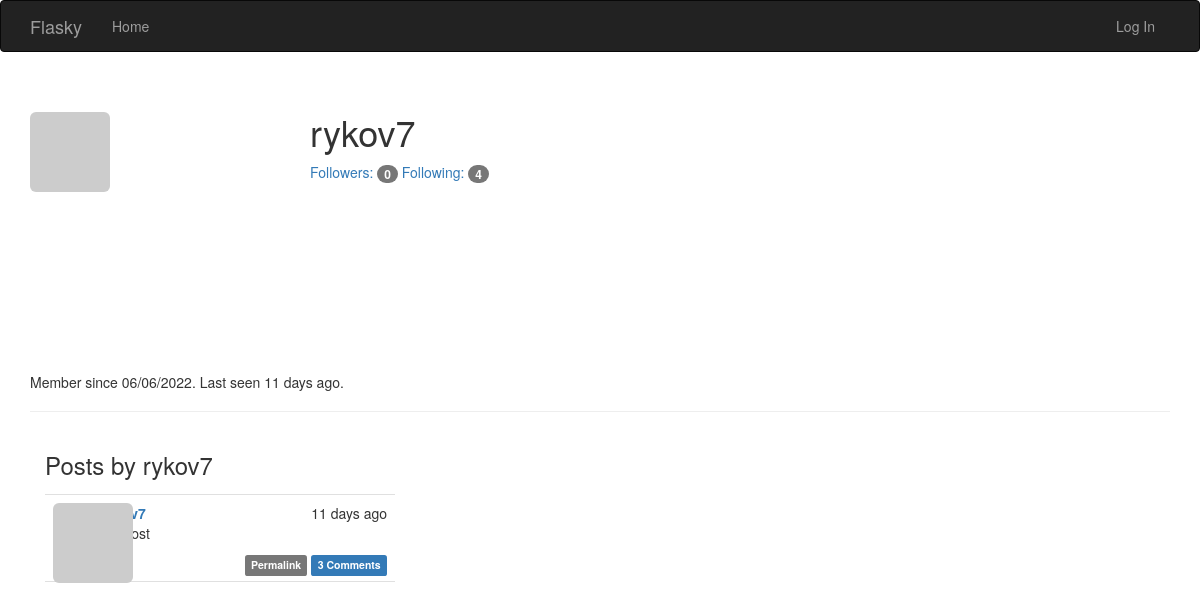
The app's page /user/rykov7, older data.
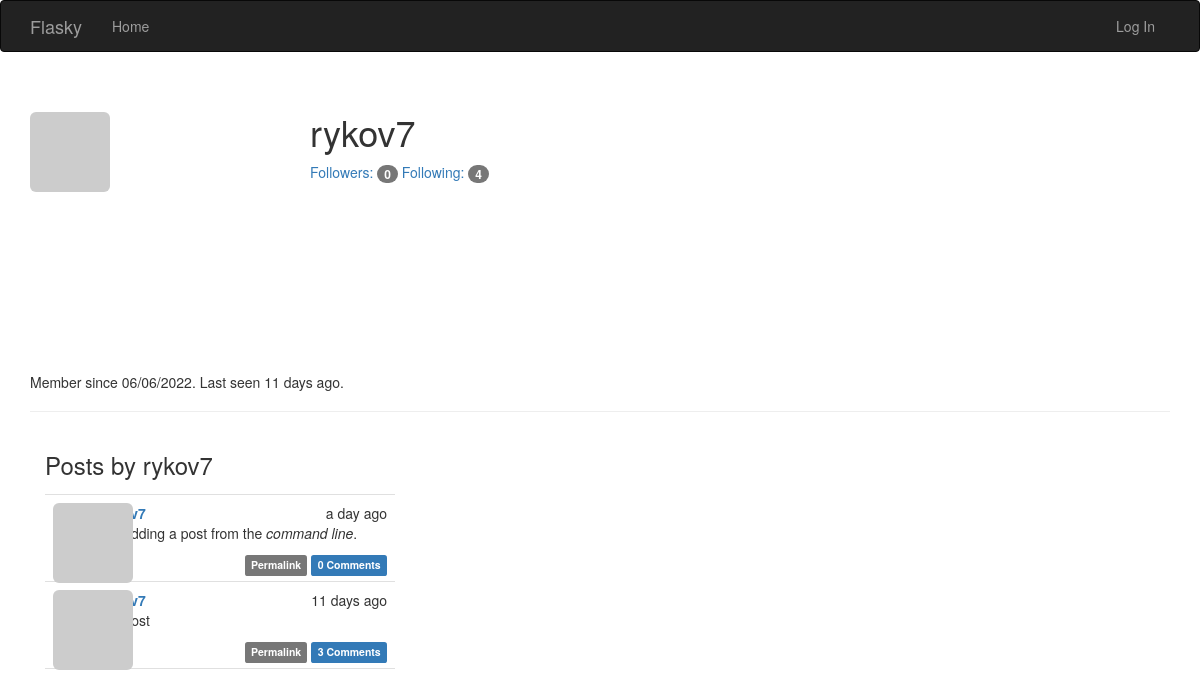
The same page, newer data.
### app/models.py (models this page shows, shortened)
class User(UserMixin, db.Model):
    __tablename__ = 'users'
    id = db.Column(db.Integer, primary_key=True)
    email = db.Column(db.String(64), unique=True, index=True)
    username = db.Column(db.String(64), unique=True, index=True)
    password_hash = db.Column(db.String(128))
    role_id = db.Column(db.Integer, db.ForeignKey('roles.id'))
    confirmed = db.Column(db.Boolean, default=False)
    name = db.Column(db.String(64))
    location = db.Column(db.String(64))
    about_me = db.Column(db.Text())
    member_since = db.Column(db.DateTime(), default=datetime.utcnow)
    last_seen = db.Column(db.DateTime(), default=datetime.utcnow)
    avatar_hash = db.Column(db.String(32))
    posts = db.relationship('Post', backref='author', lazy='dynamic')
    comments = db.relationship('Comment', backref='author', lazy='dynamic')
    followed = db.relationship('Follow',
                               foreign_keys=[Follow.follower_id],
                               backref=db.backref('follower', lazy='joined'),
                               lazy='dynamic',
                               cascade='all, delete-orphan')
    followers = db.relationship('Follow',
                                foreign_keys=[Follow.followed_id],
                                backref=db.backref('followed', lazy='joined'),
                                lazy='dynamic',
                                cascade='all, delete-orphan')
    @property
    def password(self):
        raise AttributeError('password is not a readable attribute')
    def gravatar(self, size=100, default='identicon', rating='g'):
        if request.is_secure:
            url = 'https://secure.gravatar.com/avatar'
        else:
            url = 'http://secure.gravatar.com/avatar'
        hash = hashlib.md5(self.email.lower().encode('utf-8')).hexdigest()
        return f'{url}/{hash}?s={size}&d={default}&r={rating}'

class Post(db.Model):
    __tablename__ = 'posts'
    id = db.Column(db.Integer, primary_key=True)
    body = db.Column(db.Text)
    body_html = db.Column(db.Text)
    timestamp = db.Column(db.DateTime, index=True, default=datetime.utcnow)
    author_id = db.Column(db.Integer, db.ForeignKey('users.id'))
    comments = db.relationship('Comment', backref='post', lazy='dynamic')

### app/main/views.py (the view)
@main.route('/user/<username>')
def user(username):
    user = User.query.filter_by(username=username).first_or_404()
    posts = user.posts.order_by(Post.timestamp.desc()).all()
    return render_template('user.html', user=user, posts=posts)

### app/auth/views.py (called while the page is built)
@auth.before_app_request
def before_request():
    if current_user.is_authenticated:
        current_user.ping()
        if not current_user.confirmed \
                and request.blueprint != 'auth' \
                and request.endpoint != 'static':
            return redirect(url_for('auth.unconfirmed'))

### app/main/__init__.py (called while the page is built)
@main.app_context_processor
def inject_permissions():
    return dict(Permission=Permission)

### app/models.py (called while the page is built)
    def can(self, permissions):
        return False

    def is_administrator(self):
        return False

### app/templates/user.html (shortened to what this page needs)
{% extends "base.html" %}
{% import "bootstrap/wtf.html" as wtf %}
{% block page_content %}
    <div class="page-header">
        <img class="img-rounded profile-thumbnail" src="{{ user.gravatar(size=256) }}">
        <div class="profile-header">
            <h1>{{ user.username }}</h1>
        <a href="{{ url_for('.followers', username=user.username) }}">
            Followers: <span class="badge">{{ user.followers.count() - 1 }}</span></a>
        <a href="{{ url_for('.followed_by', username=user.username) }}">
            Following: <span class="badge">{{ user.followed.count() - 1 }}</span></a>
            </div>
        <p>
            Member since {{ moment(user.member_since).format('L') }}.
            Last seen {{ moment(user.last_seen).fromNow() }}.
        </p>
    </div>
    <div class="col-md-4">
        <h3>Posts by {{user.username}} </h3>
        {% include '_posts.html' %}
    </div>
{% endblock %}

### app/templates/base.html (shortened to what this page needs)
{% extends "bootstrap/base.html" %}
{% block head %}
{{ super() }}
<link rel="stylesheet" type="text/css" href="{{ url_for('static', filename='styles.css') }}">
{% endblock %}
{% block navbar %}
<div class="navbar navbar-inverse" role="navigation">
    <div class="container">
        <div class="navbar-header">
            <a class="navbar-brand" href="/">Flasky</a>
        </div>
        <div class="navbar-collapse collapse">
            <ul class="nav navbar-nav">
                <li><a href="/">Home</a></li>
            </ul>
            <ul class="nav navbar-nav navbar-right">
                {% if current_user.is_authenticated %}
            <li class="dropdown">
            <a href="#" class="dropdown-toggle" data-toggle="dropdown">
            <img src="{{ current_user.gravatar(size=18) }}">
                &nbsp;{{ current_user.username }} <b class="caret"></b></a>
                    <ul class="dropdown-menu">
                         <li><a href="#">Change Password</a></li>
                        <li><a href="#">Change Email</a></li>
                        <li><a href="{{ url_for('auth.logout') }}">Log Out</a></li>
                    </ul></li>
                    {% else %}
                <li><a href="{{ url_for('auth.login') }}">Log In</a></li>
                {% endif %}
            </ul>
        </div>
    </div>
</div>
{% endblock %}
{% block content %}
<div class="container">
    {% block page_content %}{% endblock %}
</div>
{% endblock %}

### app/templates/_posts.html (shortened to what this page needs)
<ul class="posts">
    {% for post in posts %}
    <li class="post">
        <div class="profile-thumbnail">
            <a href="{{ url_for('.user', username=post.author.username) }}">
                <img class="img-rounded profile-thumbnail" src="{{ post.author.gravatar(size=40) }}">
            </a>
        </div>
        <div class="post-date">{{ moment(post.timestamp).fromNow() }}</div>
        <div class="post-author">
            <a href="{{ url_for('.user', username=post.author.username) }}">
            </a>
        </div>
       <div class="post-content">
        <div class="post-body">
            {% if post.body_html %}
                {{ post.body_html | safe }}
            {% else %}
                {{ post.body }}
        {% endif %}
        </div>
        <div class="post-footer">
            <a href="{{ url_for('.post', id=post.id) }}">
                <span class="label label-default">Permalink</span></a>
            <a href="{{ url_for('.post', id=post.id) }}#comments">
                <span class="label label-primary">
                {{ post.comments.count() }} Comments
                </span></a>
        </div>
</div>
    </li>
    {% endfor %}
</ul>

### app/static/styles.css (style rules this page uses)
.profile-thumbnail { position: absolute; }
.profile-header { min-height: 260px; margin-left: 280px; }
ul.posts { list-style-type: none; padding: 0px; margin: 16px 0px 0px 0px; border-top: 1px solid #e0e0e0; }
ul.posts li.post { padding: 8px; border-bottom: 1px solid #e0e0e0; }
div.post-date { float: right; }
div.post-author { font-weight: bold; margin-left: 48px; }
div.post-content { margin-left: 48px; min-height: 48px; }
div.post-footer { text-align: right; }

Row changes from the older to the newer data that the page shows:
added Post: timestamp "a day ago", body_html "I'm adding a post from the command line .", comments.count "0"
